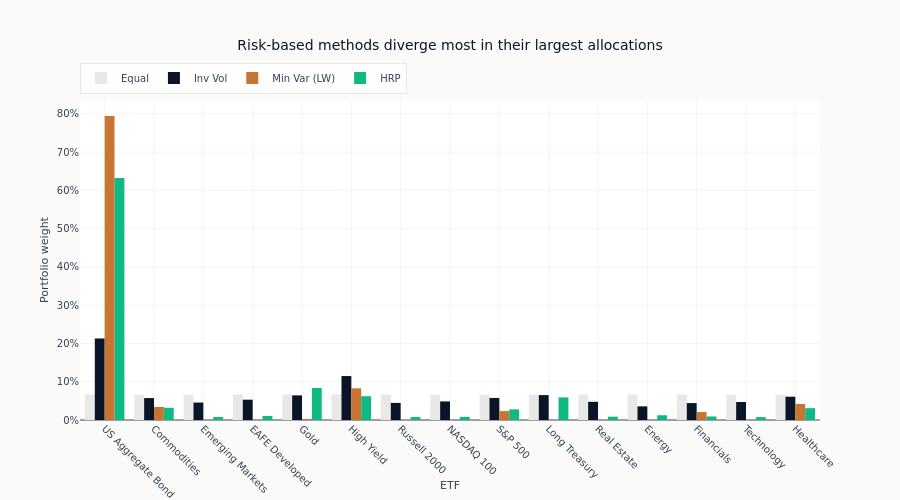

Notebook code for this chart:
### Code cell
# Visualization: Weight comparison
fig = go.Figure()

methods = ["Equal", "Inv Vol", "Min Var (LW)", "HRP"]
colors = [COLORS["silver_muted"], COLORS["blue"], COLORS["copper"], COLORS["positive"]]

for method, color in zip(methods, colors, strict=False):
    fig.add_trace(
        go.Bar(
            name=method,
            x=all_weights["Name"],
            y=all_weights[method],
            marker_color=color,
        )
    )

fig.update_layout(
    title="Risk-based methods diverge most in their largest allocations",
    barmode="group",
    xaxis_tickangle=45,
    xaxis_title="ETF",
    yaxis_title="Portfolio weight",
    yaxis_tickformat=".0%",
    height=500,
    legend=dict(orientation="h", yanchor="bottom", y=1.02),
)
show_plotly_with_alt(
    fig,
    "Grouped bars of portfolio weight per ETF for equal weight, inverse volatility, shrinkage minimum variance and HRP, with a dashed line at the equal-weight level.",
)

### Figure 1 — Plotly figure (JSON) as saved in the notebook; plotly's stock layout.template omitted (floating-point values rounded to 4 significant figures)
{"data": [{"marker": {"color": "#e8e8e6"}, "name": "Equal", "type": "bar", "x": ["US Aggregate Bond", "Commodities", "Emerging Markets", "EAFE Developed", "Gold", "High Yield", "Russell 2000", "NASDAQ 100", "S&P 500", "Long Treasury", "Real Estate", "Energy", "Financials", "Technology", "Healthcare"], "y": [0.06667, 0.06667, 0.06667, 0.06667, 0.06667, 0.06667, 0.06667, 0.06667, 0.06667, 0.06667, 0.06667, 0.06667, 0.06667, 0.06667, 0.06667]}, {"marker": {"color": "#0a1628"}, "name": "Inv Vol", "type": "bar", "x": ["US Aggregate Bond", "Commodities", "Emerging Markets", "EAFE Developed", "Gold", "High Yield", "Russell 2000", "NASDAQ 100", "S&P 500", "Long Treasury", "Real Estate", "Energy", "Financials", "Technology", "Healthcare"], "y": [0.2131, 0.05733, 0.04568, 0.05308, 0.06436, 0.1149, 0.04468, 0.04852, 0.05769, 0.06508, 0.04758, 0.0357, 0.04423, 0.0471, 0.06095]}, {"marker": {"color": "#C87533"}, "name": "Min Var (LW)", "type": "bar", "x": ["US Aggregate Bond", "Commodities", "Emerging Markets", "EAFE Developed", "Gold", "High Yield", "Russell 2000", "NASDAQ 100", "S&P 500", "Long Treasury", "Real Estate", "Energy", "Financials", "Technology", "Healthcare"], "y": [0.7945, 0.03406, 0.0, 0.0, 0.00234, 0.08276, 0.0, 0.0, 0.02335, 0.0, 0.0, 0.0, 0.02099, 0.0, 0.04198]}, {"marker": {"color": "#10b981"}, "name": "HRP", "type": "bar", "x": ["US Aggregate Bond", "Commodities", "Emerging Markets", "EAFE Developed", "Gold", "High Yield", "Russell 2000", "NASDAQ 100", "S&P 500", "Long Treasury", "Real Estate", "Energy", "Financials", "Technology", "Healthcare"], "y": [0.6324, 0.03195, 0.007786, 0.01052, 0.08363, 0.06215, 0.007723, 0.008106, 0.02775, 0.05898, 0.008758, 0.01239, 0.009209, 0.007636, 0.03098]}], "layout": {"barmode": "group", "height": 500, "legend": {"orientation": "h", "y": 1.02, "yanchor": "bottom"}, "title": {"text": "Risk-based methods diverge most in their largest allocations"}, "xaxis": {"tickangle": 45, "title": {"text": "ETF"}}, "yaxis": {"tickformat": ".0%", "title": {"text": "Portfolio weight"}}}}
